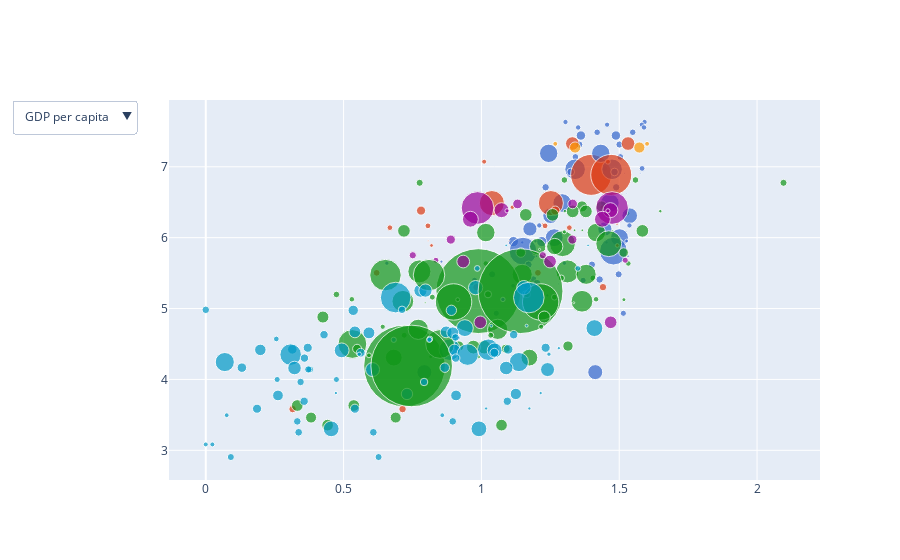

The notebook cell saved with this chart:
### Markdown cell above
https://stackoverflow.com/questions/61898599/plotly-how-to-update-figure-with-multiple-dependent-traces-using-updatemenus

### Code cell
fig = go.Figure()

for col in cols:
    figpx = px.scatter(df18,
                       x=col,
                       y="Score",
                       size="Population",
                       color="Continent",
                       hover_name="Country/Region",
                       size_max=60,
                       color_discrete_sequence=px.colors.qualitative.G10)
    
    fig.add_traces(figpx.data)

updatemenu = []
buttons = []
for i, col in enumerate(cols):
    buttons.append(dict(method='update', label=col, visible=True, args=[{'x':[col]},[i]],))

updatemenu=[]
your_menu=dict()
updatemenu.append(your_menu)

updatemenu[0]['buttons']=buttons

# add dropdown menus to the figure
fig.update_layout(showlegend=False, updatemenus=updatemenu)

fig.show()

### Figure 1 — Plotly figure (JSON) as saved in the notebook; plotly's stock layout.template omitted (floating-point values rounded to 4 significant figures)
{"data": [{"hovertemplate": "<b>%{hovertext}</b><br><br>Continent=Europe<br>GDP per capita=%{x}<br>Score=%{y}<br>Population=%{marker.size}<extra></extra>", "hovertext": ["Finland", "Norway", "Denmark", "Iceland", "Switzerland", "Netherlands", "Sweden", "United Kingdom", "Austria", "Ireland", "Germany", "Belgium", "Luxembourg", "Czech Republic", "Malta", "France", "Spain", "Slovakia", "Poland", "Italy", "Lithuania", "Slovenia", "Romania", "Latvia", "Russia", "Estonia", "Kosovo", "Moldova", "Hungary", "Belarus", "Portugal", "Serbia", "Greece", "Montenegro", "Croatia", "Macedonia", "Bosnia and Herzegovina", "Bulgaria", "Albania", "Ukraine"], "legendgroup": "Europe", "marker": {"color": "#3366CC", "size": [5470437, 5156450, 5655750, 328170, 8183800, 16881000, 9737521, 64105654, 8527230, 6378000, 80783000, 11225469, 549700, 10521600, 416055, 66078000, 46507760, 5415949, 38496000, 60769102, 2927310, 2064966, 19942642, 1991800, 146233000, 1315819, 1795666, 3557600, 9879000, 9475100, 10477800, 7186862, 10992589, 627809, 4267558, 2085051, 3791622, 7245677, 2895947, 42973696], "sizemode": "area", "sizeref": 379800.0, "symbol": "circle"}, "mode": "markers", "name": "Europe", "orientation": "v", "showlegend": true, "type": "scatter", "x": [1.305, 1.456, 1.351, 1.343, 1.42, 1.361, 1.355, 1.244, 1.341, 1.448, 1.34, 1.324, 1.576, 1.233, 1.27, 1.293, 1.251, 1.21, 1.176, 1.264, 1.197, 1.219, 1.116, 1.148, 1.151, 1.2, 0.855, 0.657, 1.171, 1.039, 1.188, 0.975, 1.154, 1.017, 1.115, 0.959, 0.915, 1.054, 0.916, 0.793], "xaxis": "x", "y": [7.632, 7.594, 7.555, 7.495, 7.487, 7.441, 7.314, 7.19, 7.139, 6.977, 6.965, 6.927, 6.91, 6.711, 6.627, 6.489, 6.31, 6.173, 6.123, 6, 5.952, 5.948, 5.945, 5.933, 5.81, 5.739, 5.662, 5.64, 5.62, 5.483, 5.41, 5.398, 5.358, 5.347, 5.321, 5.185, 5.129, 4.933, 4.586, 4.103], "yaxis": "y"}, {"hovertemplate": "<b>%{hovertext}</b><br><br>Continent=North America<br>GDP per capita=%{x}<br>Score=%{y}<br>Population=%{marker.size}<extra></extra>", "hovertext": ["Canada", "Costa Rica", "United States", "Mexico", "Panama", "Guatemala", "Trinidad and Tobago", "El Salvador", "Nicaragua", "Belize", "Jamaica", "Honduras", "Dominican Republic", "Haiti"], "legendgroup": "North America", "marker": {"color": "#DC3912", "size": [35540419, 4713168, 319259000, 119713203, 3713312, 15806675, 1328019, 6401240, 6134270, 349728, 2717991, 8725111, 10378267, 10745665], "sizemode": "area", "sizeref": 379800.0, "symbol": "circle"}, "mode": "markers", "name": "North America", "orientation": "v", "showlegend": true, "type": "scatter", "x": [1.33, 1.01, 1.398, 1.038, 1.112, 0.781, 1.223, 0.806, 0.668, 0.807, 0.819, 0.62, 0.982, 0.315], "xaxis": "x", "y": [7.328, 7.072, 6.886, 6.488, 6.43, 6.382, 6.192, 6.167, 6.141, 5.956, 5.89, 5.504, 5.302, 3.582], "yaxis": "y"}, {"hovertemplate": "<b>%{hovertext}</b><br><br>Continent=Oceania<br>GDP per capita=%{x}<br>Score=%{y}<br>Population=%{marker.size}<extra></extra>", "hovertext": ["New Zealand", "Australia"], "legendgroup": "Oceania", "marker": {"color": "#FF9900", "size": [4547900, 23696900], "sizemode": "area", "sizeref": 379800.0, "symbol": "circle"}, "mode": "markers", "name": "Oceania", "orientation": "v", "showlegend": true, "type": "scatter", "x": [1.268, 1.34], "xaxis": "x", "y": [7.324, 7.272], "yaxis": "y"}, {"hovertemplate": "<b>%{hovertext}</b><br><br>Continent=Asia<br>GDP per capita=%{x}<br>Score=%{y}<br>Population=%{marker.size}<extra></extra>", "hovertext": ["Israel", "United Arab Emirates", "Taiwan", "Qatar", "Saudi Arabia", "Singapore", "Malaysia", "Bahrain", "Uzbekistan", "Kuwait", "Thailand", "Japan", "South Korea", "Cyprus", "Kazakhstan", "Cyprus", "Turkmenistan", "Philippines", "Turkey", "Pakistan", "Hong Kong", "Lebanon", "China", "Azerbaijan", "Tajikistan", "Jordan", "Kyrgyz Republic", "Mongolia", "Vietnam", "Indonesia", "Bhutan", "Nepal", "Palestine", "Iran", "Laos", "Bangladesh", "Sri Lanka", "Iraq", "Cambodia", "Georgia", "Armenia", "Myanmar", "India", "Afghanistan", "Syria", "Yemen"], "legendgroup": "Asia", "marker": {"color": "#109618", "size": [8268400, 9446000, 23424615, 2269672, 30770375, 5469700, 30430500, 1316500, 30492800, 3268431, 64871000, 127080000, 50423955, 858000, 17377800, 858000, 5838064, 100697400, 76667864, 188410000, 7234800, 4104000, 1367110000, 9552500, 8161000, 6666960, 5776570, 2987733, 89708900, 252164800, 755030, 27646053, 5091819, 77966400, 6693300, 157486000, 20277597, 36004552, 15184116, 4490500, 3009800, 53708318, 1263930000, 26023100, 22964324, 25956000], "sizemode": "area", "sizeref": 379800.0, "symbol": "circle"}, "mode": "markers", "name": "Asia", "orientation": "v", "showlegend": true, "type": "scatter", "x": [1.301, 2.096, 1.365, 1.649, 1.379, 1.529, 1.161, 1.338, 0.719, 1.474, 1.016, 1.294, 1.266, 1.229, 1.143, 1.229, 1.016, 0.775, 1.148, 0.652, 1.405, 0.965, 0.989, 1.024, 0.474, 0.822, 0.53, 0.914, 0.715, 0.899, 0.796, 0.425, 0.642, 1.059, 0.72, 0.532, 0.918, 1.01, 0.549, 0.853, 0.816, 0.682, 0.721, 0.332, 0.689, 0.442], "xaxis": "x", "y": [6.814, 6.774, 6.441, 6.374, 6.371, 6.343, 6.322, 6.105, 6.096, 6.083, 6.072, 5.915, 5.875, 5.835, 5.79, 5.762, 5.636, 5.524, 5.483, 5.472, 5.43, 5.358, 5.246, 5.201, 5.199, 5.161, 5.131, 5.125, 5.103, 5.093, 5.082, 4.88, 4.743, 4.707, 4.623, 4.5, 4.471, 4.456, 4.433, 4.34, 4.321, 4.308, 4.19, 3.632, 3.462, 3.355], "yaxis": "y"}, {"hovertemplate": "<b>%{hovertext}</b><br><br>Continent=South America<br>GDP per capita=%{x}<br>Score=%{y}<br>Population=%{marker.size}<extra></extra>", "hovertext": ["Chile", "Brazil", "Argentina", "Uruguay", "Colombia", "Ecuador", "Bolivia", "Paraguay", "Peru", "Venezuela"], "legendgroup": "South America", "marker": {"color": "#990099", "size": [17819054, 203586000, 42669500, 3404189, 47907800, 15888900, 10027254, 6893727, 30814175, 30206307], "sizemode": "area", "sizeref": 379800.0, "symbol": "circle"}, "mode": "markers", "name": "South America", "orientation": "v", "showlegend": true, "type": "scatter", "x": [1.131, 0.986, 1.073, 1.093, 0.96, 0.889, 0.751, 0.835, 0.934, 0.996], "xaxis": "x", "y": [6.476, 6.419, 6.388, 6.379, 6.26, 5.973, 5.752, 5.681, 5.663, 4.806], "yaxis": "y"}, {"hovertemplate": "<b>%{hovertext}</b><br><br>Continent=Africa<br>GDP per capita=%{x}<br>Score=%{y}<br>Population=%{marker.size}<extra></extra>", "hovertext": ["Mauritius", "Libya", "Algeria", "Morocco", "Nigeria", "Somalia", "Cameroon", "Gabon", "South Africa", "Cote d'Ivoire", "Ghana", "Senegal", "Tunisia", "Sierra Leone", "Congo Republic", "Mali", "Namibia", "Burkina Faso", "Egypt", "Mozambique", "Kenya", "Zambia", "Mauritania", "Ethiopia", "Chad", "DR Congo", "Niger", "Uganda", "Benin", "Sudan", "Togo", "Guinea", "Lesotho", "Angola", "Madagascar", "Zimbabwe", "Botswana", "Malawi", "Liberia", "Rwanda", "Tanzania", "South Sudan", "Central African Republic", "Burundi"], "legendgroup": "Africa", "marker": {"color": "#0099C6", "size": [1261208, 6253000, 38700000, 33465000, 178517000, 10806000, 20386799, 1711000, 54002000, 26378275, 27043093, 13508715, 10982754, 6205000, 5244362, 15768000, 2113077, 17322796, 87668100, 25041922, 41800000, 15023315, 3545620, 87952991, 13211000, 69360000, 17138707, 34856813, 9988068, 37289406, 6993000, 10628972, 2098000, 24383301, 21842167, 13061239, 2024904, 15805239, 4397000, 10996891, 47421786, 11384393, 4709000, 9530434], "sizemode": "area", "sizeref": 379800.0, "symbol": "circle"}, "mode": "markers", "name": "Africa", "orientation": "v", "showlegend": true, "type": "scatter", "x": [1.09, 0.985, 0.979, 0.779, 0.689, 0, 0.535, 1.036, 0.94, 0.541, 0.592, 0.429, 0.9, 0.256, 0.682, 0.37, 0.874, 0.314, 0.885, 0.198, 0.493, 0.562, 0.557, 0.308, 0.358, 0.069, 0.131, 0.322, 0.378, 0.605, 0.259, 0.344, 0.472, 0.73, 0.262, 0.357, 1.017, 0.186, 0.076, 0.332, 0.455, 0.337, 0.024, 0.091], "xaxis": "x", "y": [5.891, 5.566, 5.295, 5.254, 5.155, 4.982, 4.975, 4.758, 4.724, 4.671, 4.657, 4.631, 4.592, 4.571, 4.559, 4.447, 4.441, 4.424, 4.419, 4.417, 4.41, 4.377, 4.356, 4.35, 4.301, 4.245, 4.166, 4.161, 4.141, 4.139, 3.999, 3.964, 3.808, 3.795, 3.774, 3.692, 3.59, 3.587, 3.495, 3.408, 3.303, 3.254, 3.083, 2.905], "yaxis": "y"}, {"hovertemplate": "<b>%{hovertext}</b><br><br>Continent=Europe<br>Social support=%{x}<br>Score=%{y}<br>Population=%{marker.size}<extra></extra>", "hovertext": ["Finland", "Norway", "Denmark", "Iceland", "Switzerland", "Netherlands", "Sweden", "United Kingdom", "Austria", "Ireland", "Germany", "Belgium", "Luxembourg", "Czech Republic", "Malta", "France", "Spain", "Slovakia", "Poland", "Italy", "Lithuania", "Slovenia", "Romania", "Latvia", "Russia", "Estonia", "Kosovo", "Moldova", "Hungary", "Belarus", "Portugal", "Serbia", "Greece", "Montenegro", "Croatia", "Macedonia", "Bosnia and Herzegovina", "Bulgaria", "Albania", "Ukraine"], "legendgroup": "Europe", "marker": {"color": "#3366CC", "size": [5470437, 5156450, 5655750, 328170, 8183800, 16881000, 9737521, 64105654, 8527230, 6378000, 80783000, 11225469, 549700, 10521600, 416055, 66078000, 46507760, 5415949, 38496000, 60769102, 2927310, 2064966, 19942642, 1991800, 146233000, 1315819, 1795666, 3557600, 9879000, 9475100, 10477800, 7186862, 10992589, 627809, 4267558, 2085051, 3791622, 7245677, 2895947, 42973696], "sizemode": "area", "sizeref": 379800.0, "symbol": "circle"}, "mode": "markers", "name": "Europe", "orientation": "v", "showlegend": true, "type": "scatter", "x": [1.592, 1.582, 1.59, 1.644, 1.549, 1.488, 1.501, 1.433, 1.504, 1.583, 1.474, 1.483, 1.52, 1.489, 1.525, 1.466, 1.538, 1.537, 1.448, 1.501, 1.527, 1.506, 1.219, 1.454, 1.479, 1.532, 1.23, 1.301, 1.401, 1.498, 1.429, 1.369, 1.202, 1.279, 1.161, 1.239, 1.078, 1.515, 0.817, 1.413], "xaxis": "x", "y": [7.632, 7.594, 7.555, 7.495, 7.487, 7.441, 7.314, 7.19, 7.139, 6.977, 6.965, 6.927, 6.91, 6.711, 6.627, 6.489, 6.31, 6.173, 6.123, 6, 5.952, 5.948, 5.945, 5.933, 5.81, 5.739, 5.662, 5.64, 5.62, 5.483, 5.41, 5.398, 5.358, 5.347, 5.321, 5.185, 5.129, 4.933, 4.586, 4.103], "yaxis": "y"}, {"hovertemplate": "<b>%{hovertext}</b><br><br>Continent=North America<br>Social support=%{x}<br>Score=%{y}<br>Population=%{marker.size}<extra></extra>", "hovertext": ["Canada", "Costa Rica", "United States", "Mexico", "Panama", "Guatemala", "Trinidad and Tobago", "El Salvador", "Nicaragua", "Belize", "Jamaica", "Honduras", "Dominican Republic", "Haiti"], "legendgroup": "North America", "marker": {"color": "#DC3912", "size": [35540419, 4713168, 319259000, 119713203, 3713312, 15806675, 1328019, 6401240, 6134270, 349728, 2717991, 8725111, 10378267, 10745665], "sizemode": "area", "sizeref": 379800.0, "symbol": "circle"}, "mode": "markers", "name": "North America", "orientation": "v", "showlegend": true, "type": "scatter", "x": [1.532, 1.459, 1.471, 1.252, 1.438, 1.268, 1.492, 1.231, 1.319, 1.101, 1.493, 1.205, 1.441, 0.714], "xaxis": "x", "y": [7.328, 7.072, 6.886, 6.488, 6.43, 6.382, 6.192, 6.167, 6.141, 5.956, 5.89, 5.504, 5.302, 3.582], "yaxis": "y"}, {"hovertemplate": "<b>%{hovertext}</b><br><br>Continent=Oceania<br>Social support=%{x}<br>Score=%{y}<br>Population=%{marker.size}<extra></extra>", "hovertext": ["New Zealand", "Australia"], "legendgroup": "Oceania", "marker": {"color": "#FF9900", "size": [4547900, 23696900], "sizemode": "area", "sizeref": 379800.0, "symbol": "circle"}, "mode": "markers", "name": "Oceania", "orientation": "v", "showlegend": true, "type": "scatter", "x": [1.601, 1.573], "xaxis": "x", "y": [7.324, 7.272], "yaxis": "y"}, {"hovertemplate": "<b>%{hovertext}</b><br><br>Continent=Asia<br>Social support=%{x}<br>Score=%{y}<br>Population=%{marker.size}<extra></extra>", "hovertext": ["Israel", "United Arab Emirates", "Taiwan", "Qatar", "Saudi Arabia", "Singapore", "Malaysia", "Bahrain", "Uzbekistan", "Kuwait", "Thailand", "Japan", "South Korea", "Cyprus", "Kazakhstan", "Cyprus", "Turkmenistan", "Philippines", "Turkey", "Pakistan", "Hong Kong", "Lebanon", "China", "Azerbaijan", "Tajikistan", "Jordan", "Kyrgyz Republic", "Mongolia", "Vietnam", "Indonesia", "Bhutan", "Nepal", "Palestine", "Iran", "Laos", "Bangladesh", "Sri Lanka", "Iraq", "Cambodia", "Georgia", "Armenia", "Myanmar", "India", "Afghanistan", "Syria", "Yemen"], "legendgroup": "Asia", "marker": {"color": "#109618", "size": [8268400, 9446000, 23424615, 2269672, 30770375, 5469700, 30430500, 1316500, 30492800, 3268431, 64871000, 127080000, 50423955, 858000, 17377800, 858000, 5838064, 100697400, 76667864, 188410000, 7234800, 4104000, 1367110000, 9552500, 8161000, 6666960, 5776570, 2987733, 89708900, 252164800, 755030, 27646053, 5091819, 77966400, 6693300, 157486000, 20277597, 36004552, 15184116, 4490500, 3009800, 53708318, 1263930000, 26023100, 22964324, 25956000], "sizemode": "area", "sizeref": 379800.0, "symbol": "circle"}, "mode": "markers", "name": "Asia", "orientation": "v", "showlegend": true, "type": "scatter", "x": [1.559, 0.776, 1.436, 1.303, 1.331, 1.451, 1.258, 1.366, 1.584, 1.301, 1.417, 1.462, 1.204, 1.211, 1.516, 1.191, 1.533, 1.312, 1.38, 0.81, 1.29, 1.179, 1.142, 1.161, 1.166, 1.265, 1.416, 1.517, 1.365, 1.215, 1.335, 1.228, 1.217, 0.771, 1.034, 0.85, 1.314, 0.971, 1.088, 0.592, 0.99, 1.174, 0.747, 0.537, 0.382, 1.073], "xaxis": "x", "y": [6.814, 6.774, 6.441, 6.374, 6.371, 6.343, 6.322, 6.105, 6.096, 6.083, 6.072, 5.915, 5.875, 5.835, 5.79, 5.762, 5.636, 5.524, 5.483, 5.472, 5.43, 5.358, 5.246, 5.201, 5.199, 5.161, 5.131, 5.125, 5.103, 5.093, 5.082, 4.88, 4.743, 4.707, 4.623, 4.5, 4.471, 4.456, 4.433, 4.34, 4.321, 4.308, 4.19, 3.632, 3.462, 3.355], "yaxis": "y"}, {"hovertemplate": "<b>%{hovertext}</b><br><br>Continent=South America<br>Social support=%{x}<br>Score=%{y}<br>Population=%{marker.size}<extra></extra>", "hovertext": ["Chile", "Brazil", "Argentina", "Uruguay", "Colombia", "Ecuador", "Bolivia", "Paraguay", "Peru", "Venezuela"], "legendgroup": "South America", "marker": {"color": "#990099", "size": [17819054, 203586000, 42669500, 3404189, 47907800, 15888900, 10027254, 6893727, 30814175, 30206307], "sizemode": "area", "sizeref": 379800.0, "symbol": "circle"}, "mode": "markers", "name": "South America", "orientation": "v", "showlegend": true, "type": "scatter", "x": [1.331, 1.474, 1.468, 1.459, 1.439, 1.33, 1.223, 1.522, 1.249, 1.469], "xaxis": "x", "y": [6.476, 6.419, 6.388, 6.379, 6.26, 5.973, 5.752, 5.681, 5.663, 4.806], "yaxis": "y"}, {"hovertemplate": "<b>%{hovertext}</b><br><br>Continent=Africa<br>Social support=%{x}<br>Score=%{y}<br>Population=%{marker.size}<extra></extra>", "hovertext": ["Mauritius", "Libya", "Algeria", "Morocco", "Nigeria", "Somalia", "Cameroon", "Gabon", "South Africa", "Cote d'Ivoire", "Ghana", "Senegal", "Tunisia", "Sierra Leone", "Congo Republic", "Mali", "Namibia", "Burkina Faso", "Egypt", "Mozambique", "Kenya", "Zambia", "Mauritania", "Ethiopia", "Chad", "DR Congo", "Niger", "Uganda", "Benin", "Sudan", "Togo", "Guinea", "Lesotho", "Angola", "Madagascar", "Zimbabwe", "Botswana", "Malawi", "Liberia", "Rwanda", "Tanzania", "South Sudan", "Central African Republic", "Burundi"], "legendgroup": "Africa", "marker": {"color": "#0099C6", "size": [1261208, 6253000, 38700000, 33465000, 178517000, 10806000, 20386799, 1711000, 54002000, 26378275, 27043093, 13508715, 10982754, 6205000, 5244362, 15768000, 2113077, 17322796, 87668100, 25041922, 41800000, 15023315, 3545620, 87952991, 13211000, 69360000, 17138707, 34856813, 9988068, 37289406, 6993000, 10628972, 2098000, 24383301, 21842167, 13061239, 2024904, 15805239, 4397000, 10996891, 47421786, 11384393, 4709000, 9530434], "sizemode": "area", "sizeref": 379800.0, "symbol": "circle"}, "mode": "markers", "name": "Africa", "orientation": "v", "showlegend": true, "type": "scatter", "x": [1.387, 1.35, 1.154, 0.797, 1.172, 0.712, 0.891, 1.164, 1.41, 0.872, 0.896, 1.117, 0.906, 0.813, 0.811, 1.233, 1.281, 1.097, 1.025, 0.902, 1.048, 1.047, 1.245, 0.95, 0.907, 1.136, 0.867, 1.09, 0.372, 1.24, 0.474, 0.792, 1.215, 1.125, 0.908, 1.094, 1.174, 0.541, 0.858, 0.896, 0.991, 0.608, 0, 0.627], "xaxis": "x", "y": [5.891, 5.566, 5.295, 5.254, 5.155, 4.982, 4.975, 4.758, 4.724, 4.671, 4.657, 4.631, 4.592, 4.571, 4.559, 4.447, 4.441, 4.424, 4.419, 4.417, 4.41, 4.377, 4.356, 4.35, 4.301, 4.245, 4.166, 4.161, 4.141, 4.139, 3.999, 3.964, 3.808, 3.795, 3.774, 3.692, 3.59, 3.587, 3.495, 3.408, 3.303, 3.254, 3.083, 2.905], "yaxis": "y"}], "layout": {"showlegend": false, "updatemenus": [{"buttons": [{"args": [{"x": ["GDP per capita"]}, [0]], "label": "GDP per capita", "method": "update", "visible": true}, {"args": [{"x": ["Social support"]}, [1]], "label": "Social support", "method": "update", "visible": true}]}]}}
